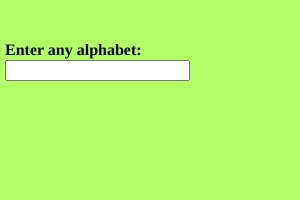
Frame 1 (no input)
Frame 60 (no input): identical to frame 1, image omitted
Frame 120 (the mouse pressed at the canvas centre since frame 60): identical to frame 1, image omitted

The p5.js sketch that drew this single still picture (run headless with seeded random() and noise() and a simulated clock; from frame 60 on, the mouse is pressed at the canvas centre):

// p5.js sketch
// ── sketch.js
var input, heading;

function setup() {
  
  createCanvas(300, 200);
  background(178,255,102);
  
  input = createInput();
  input.position(5, 60);

  heading = createElement('h4', 'Enter any alphabet:');
  heading.position(5, 20);
    
  textAlign(CENTER);
  textSize(50);
}

function draw() {

  var value = input.value();
  switch (value) {
      
    case 'a':
      console.log("Vowel");
      break;
      
    case 'e':
      console.log("Vowel");
      break;
      
    case 'i':
      console.log("Vowel");
      break;
      
    case 'o':
      console.log("Vowel");  
      break;
      
    case 'u':
      console.log("Vowel");  
      break;
      
    default:
      console.log("Please enter any character"); 
  }
}
